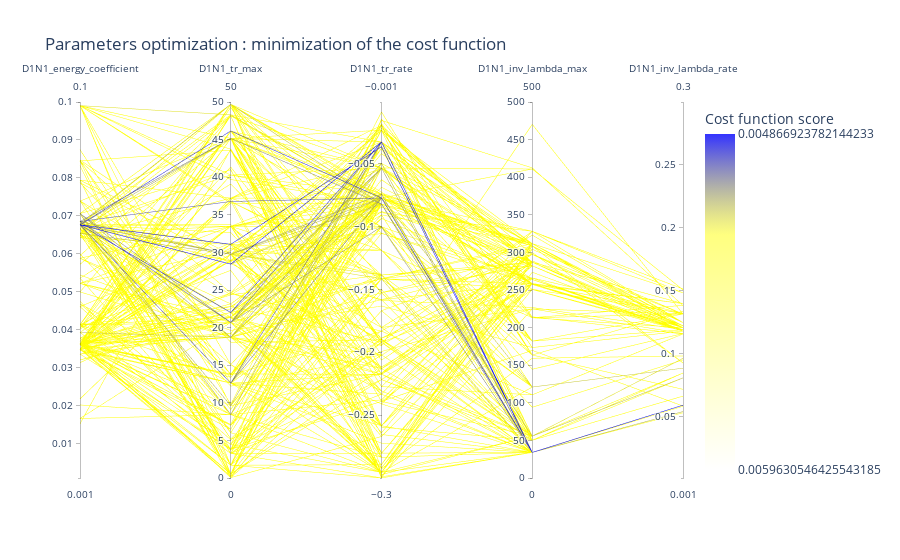

Write notebook code for a chart like this one.
### Code cell
viewer.parallel_coordinates(500, unselected_opacity=0)

### Figure 1 — Plotly figure (JSON) as saved in the notebook; plotly's stock layout.template omitted (floating-point values rounded to 4 significant figures; data arrays with more than 128 entries replaced by an {"elided": "..."} marker saying what was removed)
{"data": [{"dimensions": [{"label": "D1N1_energy_coefficient", "range": [0.001, 0.1], "values": {"elided": "500 float values"}}, {"label": "D1N1_tr_max", "range": [0, 50], "values": {"elided": "500 float values"}}, {"label": "D1N1_tr_rate", "range": [-0.3, -0.001], "values": {"elided": "500 float values"}}, {"label": "D1N1_inv_lambda_max", "range": [0, 500], "values": {"elided": "500 float values"}}, {"label": "D1N1_inv_lambda_rate", "range": [0.001, 0.3], "values": {"elided": "500 float values"}}], "line": {"color": {"elided": "500 float values"}, "colorbar": {"tickmode": "array", "ticktext": [0.004867, 0.005963], "tickvals": [-0.004867, -0.005963], "title": {"text": "Cost function score"}}, "colorscale": [[0, "rgba(0, 0, 255, 0.8)"], [0.3, "rgba(255,255,0,0.5)"], [1, "rgba(255,255,0,0.0)"]], "reversescale": true, "showscale": true}, "type": "parcoords", "unselected": {"line": {"opacity": 0}}}], "layout": {"coloraxis": {"colorbar": {"title": {"text": "Fitness"}}}, "title": {"text": "Parameters optimization : minimization of the cost function"}}}
